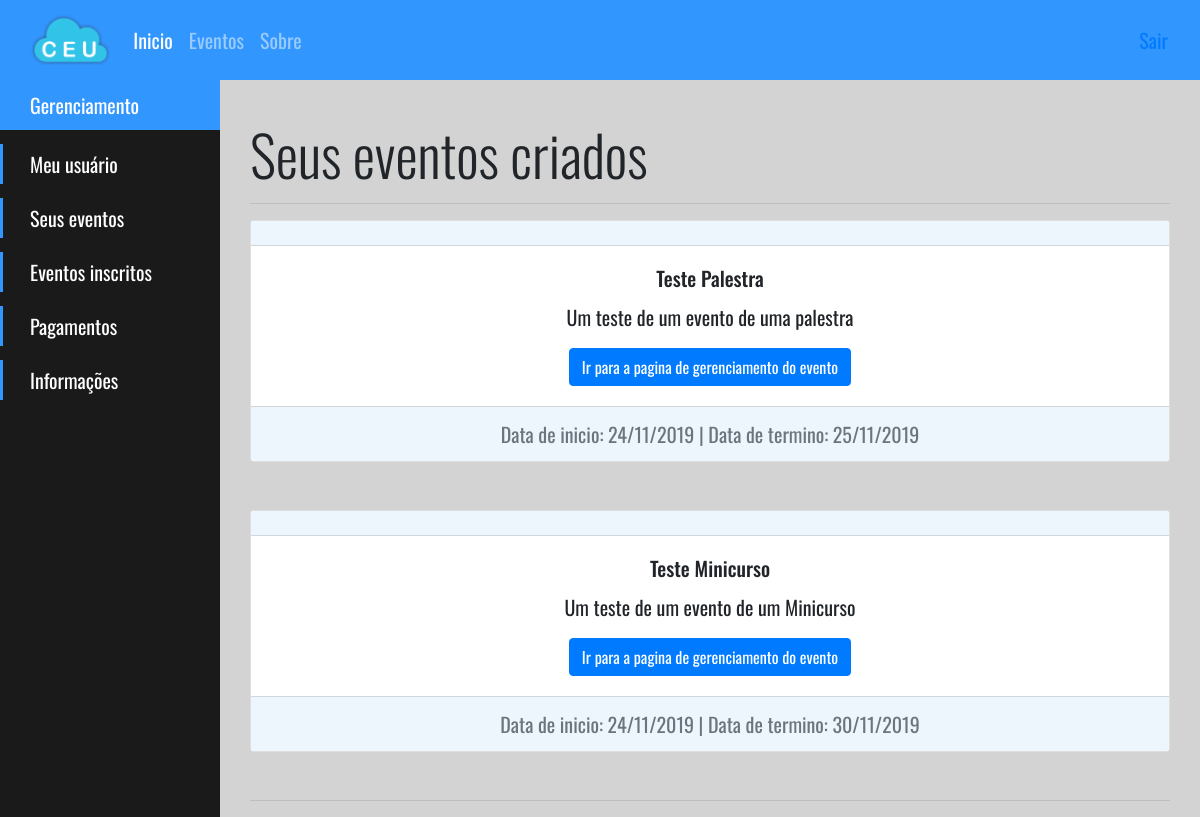
Page /usuario/seusEventos/index.php (signed in) on the committed database.
### tables this page shows
CREATE TABLE `tb_evento` (
  `id` int(11) NOT NULL,
  `id_usuario` int(11) NOT NULL,
  `nome` varchar(50) NOT NULL,
  `email` varchar(50) NOT NULL,
  `descricao` varchar(1000) NOT NULL,
  `area` varchar(50) NOT NULL,
  `preco_evento` float(5,2) NOT NULL DEFAULT 0.00,
  `qntd_part` int(11) NOT NULL,
  `data_inicio` varchar(20) NOT NULL,
  `data_fim` varchar(20) NOT NULL,
  `estado` varchar(20) NOT NULL,
  `cidade` varchar(50) NOT NULL,
  `cep` int(11) NOT NULL,
  `data_cadastro` datetime NOT NULL DEFAULT current_timestamp(),
  `num_usuario_cads` int(11) NOT NULL DEFAULT 0
);

### usuario/seusEventos/index.php (the view, shortened to what this page needs)
<?php
    try {
        $conexao = new Conexao();
        $query = "select * from tb_evento where id_usuario = :id_usuario";
        $stmt = $conexao->prepare($query);
        $stmt->bindValue(':id_usuario', $_SESSION['id']);
        $stmt->execute();
        $eventos_dados = $stmt->fetchAll(PDO::FETCH_OBJ);
    } catch (PDOException $e) {
        echo 'Erro: '.$e->getCode().' Mensagem: '.$e->getMessage();
    }
?>
<!DOCTYPE html>
<html>
<head>
    <link rel="stylesheet" href="../../_css/style_menu.css" />
    <link rel="stylesheet" href="https://stackpath.bootstrapcdn.com/bootstrap/4.3.1/css/bootstrap.min.css">
    <link rel="stylesheet" href="../../_css/style_gerenciamento_usuario.css">
    <link rel="stylesheet" href="../../_css/style_menu.css">
</head>
<body>
    <nav class="navbar navbar-expand-lg navbar-dark navbar-full fixed-top" style="background-color: rgb(50, 150, 255); height: 80px;">
        <div class="logo" style="height: 80px">
            <a href="#inicio";>
                <img src="../../_imagens/CEU_noname_pequeno.png" />
            </a>
        </div>
        <div class="collapse navbar-collapse menuTeste" id="navbarNav">
            <ul class="navbar-nav">
                <li class="nav-item active">
                    <a class="nav-link" href="#">Inicio <span class="sr-only">(current)</span></a>
                </li>
                <li class="nav-item">
                    <a class="nav-link" href="../../evento/">Eventos</a>
                </li>
                <li class="nav-item">
                    <a class="nav-link" href="#">Sobre</a>
                </li>
            </ul>
        </div>
        <aside class="nav-item">
            <a class="nav-link" href="../../service/logoff.php">Sair</a>
        </aside>
    </nav>
    <div class="sidebar-container">
        <div class="sidebar-logo">
            Gerenciamento
        </div>
        <ul class="sidebar-navigation">
            <li>
                <a href="../">
                    <i class="fa fa-home" aria-hidden="true"></i> Meu usuário
                </a>
            </li>
            <li>
                <a href="">
                    <i class="fa fa-tachometer" aria-hidden="true"></i> Seus eventos
                </a>
            </li>
            <li>
                <a href="../eventosInscritos/">
                    <i class="fa fa-tachometer" aria-hidden="true"></i> Eventos inscritos
                </a>
            </li>
            <li>
                <a href="../../metodo_pagamento.php">
                    <i class="fa fa-users" aria-hidden="true"></i> Pagamentos
                </a>
            </li>
            <li>
                <a href="../informacoes/">
                    <i class="fa fa-info-circle" aria-hidden="true"></i> Informações
                </a>
            </li>
        </ul>
    </div>
    <div class="content-container">
        <div class="container-fluid">
            <div class="container-fluid">
                <h1 class="display-4 font-inicio"> Seus eventos criados</h1>
                <hr>
                <? foreach ($eventos_dados as $evento) { ?>
                    <div class="card text-center mb-5">
                        <div class="card-header card-header-centerC">
                        </div>
                        <div class="card-body">
                            <h5 class="card-title"><?= $evento->nome ?></h5>
                            <p class="card-text"><?= $evento->descricao ?></p>
                            <a href="./gerenciamento/?id=<?=$evento->id?>" class="btn btn-primary">Ir para a pagina de gerenciamento do evento</a>
                        </div>
                        <div class="card-footer text-muted card-header-centerC">
                            Data de inicio: <?= $evento->data_inicio ?> | Data de termino: <?= $evento->data_fim ?>
                        </div>
                    </div>
                <?}?>
                <hr>
            </div>
        </div>
    </div>
</body>
</html>

### _css/style_menu.css (style rules this page uses)
* { box-sizing: border-box; }
body { margin: 0; font-family: 'Oswald', sans-serif; font-size: 15pt; background-color: lightgray; }
.logo { display: inline-block; height: 80px; padding: 15px; }
.logo img { height: 100%; }

### _css/style_gerenciamento_usuario.css (style rules this page uses)
.sidebar-container { position: fixed; width: 220px; height: 100%; left: 0; top: 80px; overflow-x: hidden; overflow-y: auto; background: #1a1a1a; color: #fff; }
.content-container { padding-top: 20px; }
.sidebar-logo { padding: 10px 15px 10px 30px; font-size: 20px; background-color: rgb(50, 150, 255); }
.sidebar-navigation { padding: 0; margin: 0; list-style-type: none; position: relative; }
.sidebar-navigation li { background-color: transparent; position: relative; display: inline-block; width: 100%; line-height: 20px; }
.sidebar-navigation li a { padding: 10px 15px 10px 30px; display: grid; color: #fff; }
.sidebar-navigation li::before { background-color: rgb(50, 150, 255); position: absolute; content: ''; height: 100%; left: 0; top: 0; -webkit-transition: width 0.2s ease-in; transition: width 0.2s ease-in; width: 3px; z-index: -1; }
.content-container { padding-left: 220px; }
.font-inicio { font-weight: 300; margin-top: 100px; }
.card-header-centerC { background: rgb(237, 246, 253); }

### rows in the picture
tb_evento: nome "Teste Palestra", descricao "Um teste de um evento de uma palestra", data_inicio "24/11/2019", data_fim "25/11/2019"
tb_evento: nome "Teste Minicurso", descricao "Um teste de um evento de um Minicurso", data_inicio "24/11/2019", data_fim "30/11/2019"
